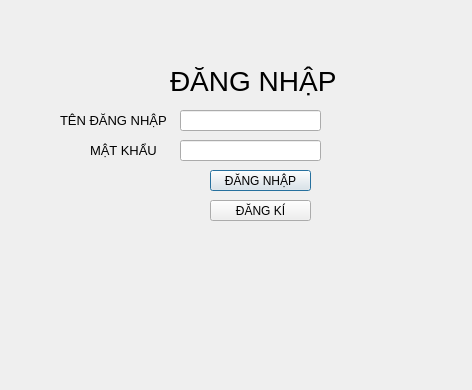
<?xml version="1.0" encoding="UTF-8"?>
<ui version="4.0">
 <class>Dialog</class>
 <widget class="QDialog" name="Dialog">
  <property name="geometry">
   <rect>
    <x>0</x>
    <y>0</y>
    <width>472</width>
    <height>390</height>
   </rect>
  </property>
  <property name="windowTitle">
   <string>Dialog</string>
  </property>
  <widget class="QLabel" name="label_3">
   <property name="geometry">
    <rect>
     <x>90</x>
     <y>140</y>
     <width>121</width>
     <height>21</height>
    </rect>
   </property>
   <property name="font">
    <font>
     <pointsize>10</pointsize>
    </font>
   </property>
   <property name="text">
    <string>MẬT KHẨU</string>
   </property>
  </widget>
  <widget class="QLabel" name="label_2">
   <property name="geometry">
    <rect>
     <x>60</x>
     <y>110</y>
     <width>171</width>
     <height>21</height>
    </rect>
   </property>
   <property name="font">
    <font>
     <pointsize>10</pointsize>
    </font>
   </property>
   <property name="text">
    <string>TÊN ĐĂNG NHẬP</string>
   </property>
  </widget>
  <widget class="QPushButton" name="pushButton">
   <property name="geometry">
    <rect>
     <x>210</x>
     <y>170</y>
     <width>101</width>
     <height>21</height>
    </rect>
   </property>
   <property name="text">
    <string>ĐĂNG NHẬP</string>
   </property>
  </widget>
  <widget class="QLabel" name="label">
   <property name="geometry">
    <rect>
     <x>170</x>
     <y>60</y>
     <width>211</width>
     <height>41</height>
    </rect>
   </property>
   <property name="font">
    <font>
     <pointsize>21</pointsize>
    </font>
   </property>
   <property name="text">
    <string>ĐĂNG NHẬP</string>
   </property>
  </widget>
  <widget class="QLineEdit" name="lineEdit_2">
   <property name="geometry">
    <rect>
     <x>180</x>
     <y>140</y>
     <width>141</width>
     <height>21</height>
    </rect>
   </property>
  </widget>
  <widget class="QPushButton" name="pushButton_2">
   <property name="geometry">
    <rect>
     <x>210</x>
     <y>200</y>
     <width>101</width>
     <height>21</height>
    </rect>
   </property>
   <property name="text">
    <string>ĐĂNG KÍ</string>
   </property>
  </widget>
  <widget class="QLineEdit" name="lineEdit">
   <property name="geometry">
    <rect>
     <x>180</x>
     <y>110</y>
     <width>141</width>
     <height>21</height>
    </rect>
   </property>
  </widget>
 </widget>
 <resources/>
 <connections/>
</ui>
